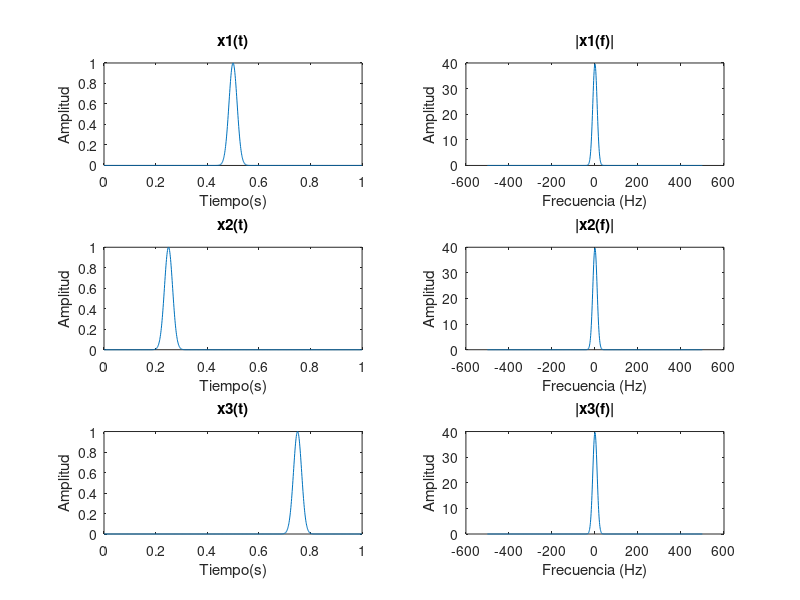

Reproduce this figure in MATLAB.
% Limpia el espacio de trabajo y cierra todas las figuras abiertas
clear all;
close all;

% Definición de parámetros de muestreo
Fs = 1000;               % Frecuencia de muestreo (Hz)
Ts = 1/Fs;               % Período de muestreo (s)
t = 0: Ts :1-Ts;         % Vector de tiempo de 1 segundo de duración
N = length(t);           % Número de muestras
f = -Fs/2: Fs/N: Fs/2 -1; % Vector de frecuencias para la FFT

% Definición de la primera señal gaussiana centrada en t = 0.5
x1 = exp(-2000*(t-0.5).^2);

% Representación en el dominio del tiempo de x1
figure;
subplot(321);
plot(t, x1);
xlabel('Tiempo(s)');
ylabel('Amplitud');
title('x1(t)');

% Cálculo y visualización de la FFT de x1
fft_x1 = fft(x1);           % Transformada de Fourier
fft_x1 = fftshift(fft_x1);  % Centra el cero en la frecuencia
fft_x1 = abs(fft_x1);       % Módulo de la FFT

subplot(322);
plot(f, fft_x1);
title('|x1(f)|');
xlabel('Frecuencia (Hz)');
ylabel('Amplitud');

% Definición de la segunda señal gaussiana centrada en t = 0.25
x2 = exp(-2000*(t-0.25).^2);

% Representación en el dominio del tiempo de x2
subplot(323);
plot(t, x2);
title('x2(t)');
xlabel('Tiempo(s)');
ylabel('Amplitud');

% Cálculo y visualización de la FFT de x2
fft_x2 = fft(x2);
fft_x2 = fftshift(fft_x2);
fft_x2 = abs(fft_x2);

subplot(324);
plot(f, fft_x2);
title('|x2(f)|');
xlabel('Frecuencia (Hz)');
ylabel('Amplitud');

% Definición de la tercera señal gaussiana centrada en t = 0.75
x3 = exp(-2000*(t-0.75).^2);

% Representación en el dominio del tiempo de x3
subplot(325);
plot(t, x3);
title('x3(t)');
xlabel('Tiempo(s)');
ylabel('Amplitud');

% Cálculo y visualización de la FFT de x3
fft_x3 = fft(x3);
fft_x3 = fftshift(fft_x3);
fft_x3 = abs(fft_x3);

subplot(326);
plot(f, fft_x3);
title('|x3(f)|');
xlabel('Frecuencia (Hz)');
ylabel('Amplitud');


% Comentario:
% Al desplazar las señales temporalmente, se observa que el módulo de su
% transformada de Fourier se mantiene invariante, lo que refleja la propiedad
% de la invariancia del módulo de la FFT frente a desplazamientos temporales.


